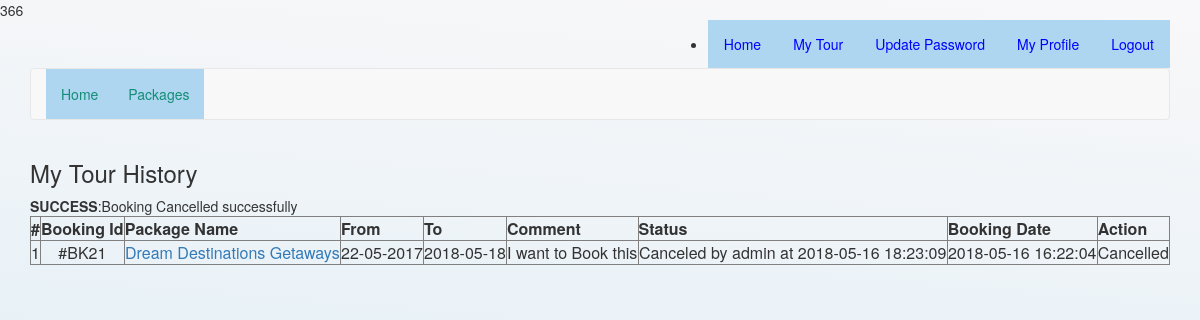
Page /tour-history.php?bkid=12 (signed in) on the committed database.
### tables this page shows
CREATE TABLE `tblbooking` (
  `BookingId` int(11) NOT NULL,
  `PackageId` int(11) NOT NULL,
  `UserEmail` varchar(100) NOT NULL,
  `FromDate` varchar(100) NOT NULL,
  `ToDate` varchar(100) NOT NULL,
  `Comment` mediumtext NOT NULL,
  `RegDate` timestamp NOT NULL DEFAULT CURRENT_TIMESTAMP,
  `status` int(11) NOT NULL,
  `CancelledBy` varchar(5) DEFAULT NULL,
  `UpdationDate` timestamp NULL DEFAULT NULL ON UPDATE CURRENT_TIMESTAMP
);

CREATE TABLE `tbltourpackages` (
  `PackageId` int(11) NOT NULL,
  `PackageName` varchar(200) NOT NULL,
  `PackageType` varchar(150) NOT NULL,
  `PackageLocation` varchar(100) NOT NULL,
  `PackagePrice` int(11) NOT NULL,
  `PackageFetures` varchar(255) NOT NULL,
  `PackageDetails` mediumtext NOT NULL,
  `PackageImage` varchar(100) NOT NULL,
  `Creationdate` timestamp NOT NULL DEFAULT CURRENT_TIMESTAMP,
  `UpdationDate` timestamp NULL DEFAULT '0000-00-00 00:00:00' ON UPDATE CURRENT_TIMESTAMP
);

### tour-history.php (the view, shortened to what this page needs)
<?php
include('includes/config.php');
if(strlen($_SESSION['login'])==0)
	{
header('location:index.php');
}
else{
if(isset($_REQUEST['bkid']))
	{
		$bid=intval($_GET['bkid']);
$email=$_SESSION['login'];
	$sql ="SELECT FromDate FROM tblbooking WHERE UserEmail=:email and BookingId=:bid";
$query= $dbh -> prepare($sql);
$query-> bindParam(':email', $email, PDO::PARAM_STR);
$query-> bindParam(':bid', $bid, PDO::PARAM_STR);
$query-> execute();
$results = $query -> fetchAll(PDO::FETCH_OBJ);
if($query->rowCount() > 0)
{
foreach($results as $result)
{
	 $fdate=$result->FromDate;
	$cdate=date('Y/m/d');
	$date1=date_create("$cdate");
	$date2=date_create("$fdate");
 $diff=date_diff($date1,$date2);
echo $df=$diff->format("%a");
if($df>1)
{
$msg="Booking Cancelled successfully";
}
else
{
$error="You can't cancel booking before 24 hours";
}
}
}
}
?>
<!DOCTYPE HTML>
<html>
<head>
<link href="css/bootstrap.css" rel='stylesheet' type='text/css' />
</head>
<body background="qqq.svg">
<div class="top-header">
<?php include('includes/header.php');?>
<div class="privacy">
	<div class="container">
		<h3 class="wow fadeInDown animated animated" data-wow-delay=".5s" style="visibility: visible; animation-delay: 0.5s; animation-name: fadeInDown;">My Tour History</h3>
		<form name="chngpwd" method="post" onSubmit="return valid();">
		 <?php if($error){?><div class="errorWrap"><strong>ERROR</strong>:<?php echo htmlentities($error); ?> </div><?php }
				else if($msg){?><div class="succWrap"><strong>SUCCESS</strong>:<?php echo htmlentities($msg); ?> </div><?php }?>
	<p>
	<table border="1" width="100%">
<tr align="center">
<th>#</th>
<th>Booking Id</th>
<th>Package Name</th>
<th>From</th>
<th>To</th>
<th>Comment</th>
<th>Status</th>
<th>Booking Date</th>
<th>Action</th>
</tr>
<?php
$uemail=$_SESSION['login'];;
$sql = "SELECT tblbooking.BookingId as bookid,tblbooking.PackageId as pkgid,tbltourpackages.PackageName as packagename,tblbooking.FromDate as fromdate,tblbooking.ToDate as todate,tblbooking.Comment as comment,tblbooking.status as status,tblbooking.RegDate as regdate,tblbooking.CancelledBy as cancelby,tblbooking.UpdationDate as upddate from tblbooking join tbltourpackages on tbltourpackages.PackageId=tblbooking.PackageId where UserEmail=:uemail";
$query = $dbh->prepare($sql);
$query -> bindParam(':uemail', $uemail, PDO::PARAM_STR);
$query->execute();
$results=$query->fetchAll(PDO::FETCH_OBJ);
$cnt=1;
if($query->rowCount() > 0)
{
foreach($results as $result)
{	?>
<tr align="center">
<td><?php echo htmlentities($cnt);?></td>
<td>#BK<?php echo htmlentities($result->bookid);?></td>
<td><a href="package-details.php?pkgid=<?php echo htmlentities($result->pkgid);?>"><?php echo htmlentities($result->packagename);?></a></td>
<td><?php echo htmlentities($result->fromdate);?></td>
<td><?php echo htmlentities($result->todate);?></td>
<td><?php echo htmlentities($result->comment);?></td>
<td><?php if($result->status==0)
{
echo "Pending";
}
if($result->status==2 and $result->cancelby=='a')
{
echo "Canceled by admin at " .$result->upddate;
}
?></td>
<td><?php echo htmlentities($result->regdate);?></td>
<?php if($result->status==2)
{
	?><td>Cancelled</td>
<?php } else {?>
<td><a href="tour-history.php?bkid=<?php echo htmlentities($result->bookid);?>" onclick="return confirm('Do you really want to cancel booking')" >Cancel</a></td>
<?php }?>
</tr>
<?php $cnt=$cnt+1; }} ?>
	</table>
			</p>
			</form>
	</div>
</div>
</body>
</html>
<?php } ?>

### rows in the picture
tblbooking: FromDate "Booking Cancelled successfully"
tblbooking: BookingId "21", PackageId.PackageName "Dream Destinations Getaways", FromDate "22-05-2017", ToDate "2018-05-18", Comment "I want to Book this", UpdationDate "2018-05-16 18:23:09", RegDate "2018-05-16 16:22:04", status "Cancelled"
